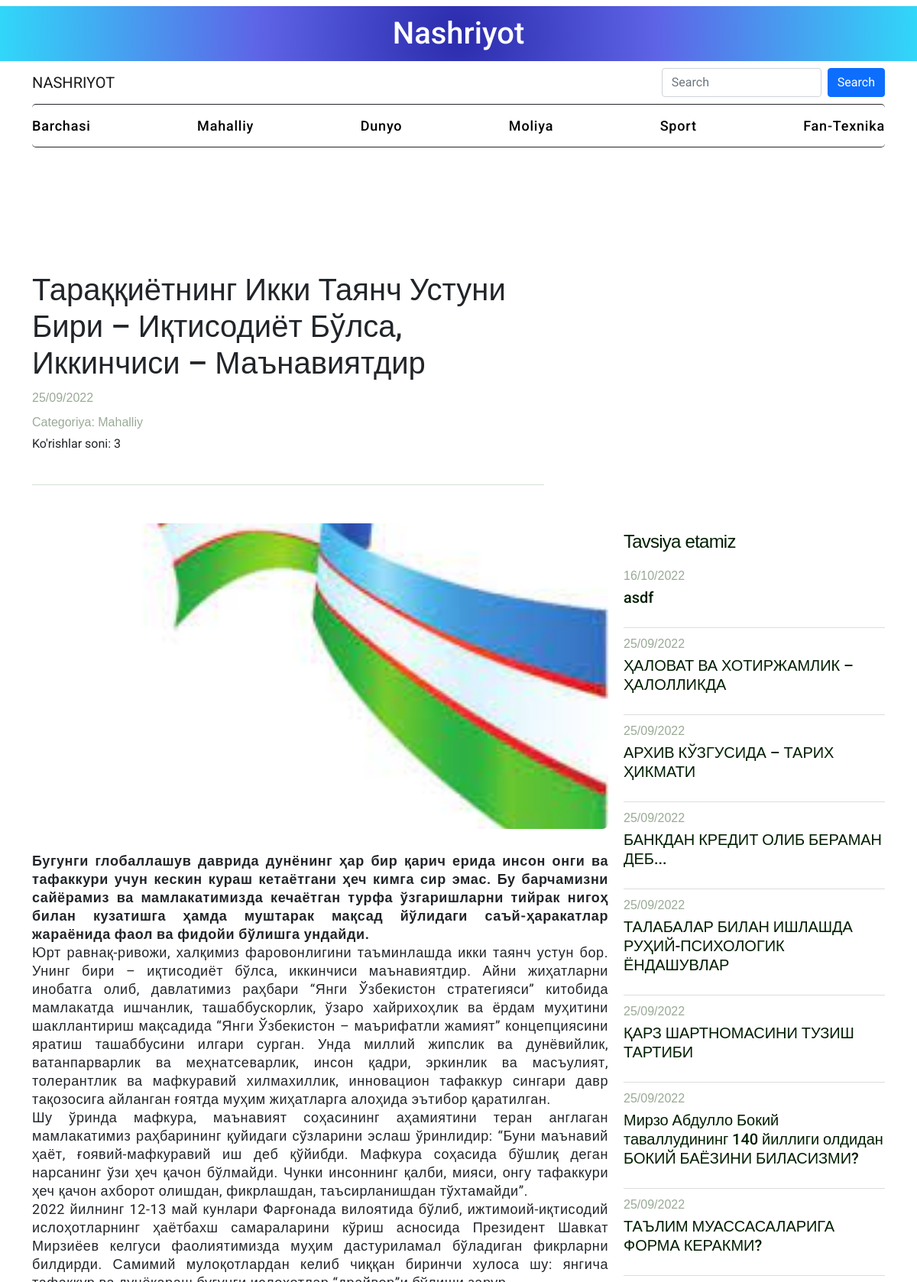
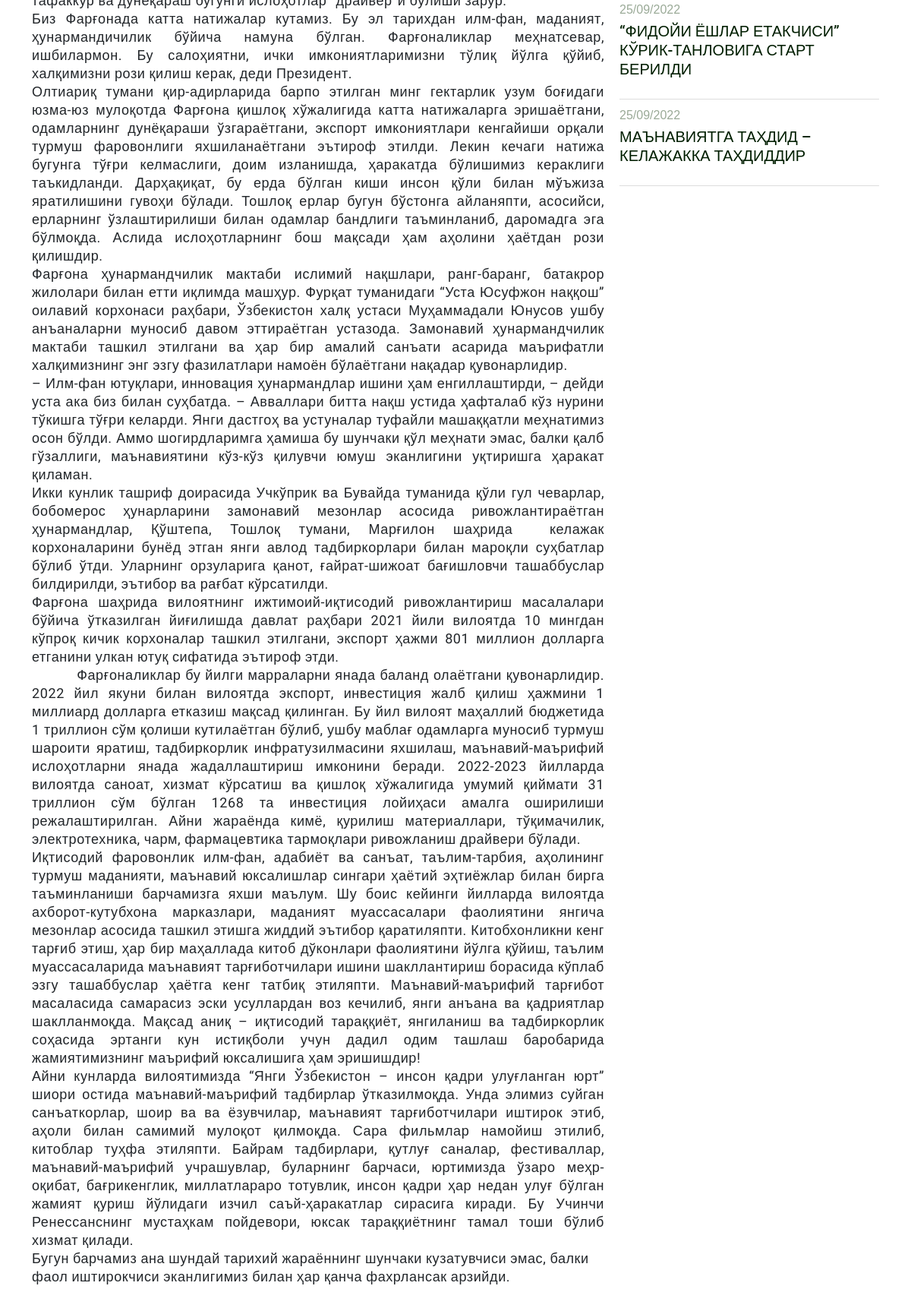
Screenshot of /article/17 (upper part) with the database file from the repository (2 pictures, top to bottom).
### pages/models.py (models this page shows, shortened)
class Articles(models.Model):
    categories = Const.categories
    title = models.CharField(max_length=100, verbose_name='Sarlavha:')
    image = models.ImageField()
    category = models.CharField(
        max_length=35,
        choices=categories,
        default=1
    )
    date = models.DateTimeField(auto_now_add=True)
    body = RichTextField(verbose_name='Maqola matni:')
    blog_view = models.IntegerField(default=0)
    def get_category(self):
        return dict(Articles.categories)[self.category]
    def get_date(self):
        now = self.date
        date_time = now.strftime("%d/%m/%Y")
        return date_time

### pages/views.py (the view)
# urls.py: path('article/<int:pk>', views.ArticleDetailView, name='article_detail'),
def ArticleDetailView(request, pk):
    categories = dict(Const.categories)
    object = Articles.objects.get(pk=pk)
    articles_ = Articles.objects.all().order_by('-date')[:10]
    object.blog_view=object.blog_view+1
    object.save()
    context = {'object': object,
                'articles_': articles_  ,
                'categories': categories,
              }
    return render(request, 'article_detail.html', context)

### templates/article_detail.html (shortened to what this page needs)
{% extends 'main.html' %}
{% load static %}
{% block link %}{% static 'css/article_detail.css' %}{% endblock link %}
{% block content %}
<div class="blog-detail">
    <div class="container-lg detail-area">
        <div class="section-title">
            <h1>
                {{ object.title | title }}
            </h1>
            <div class="data">
                <div>
                    <p class="bg-date">{{ object.get_date }}</p>
                </div>
                <div>
                    <p class="bg-date">Categoriya: {{ object.get_category }}</p>
                    <p>Ko'rishlar soni: {{ object.blog_view }}</p>
                </div>
            </div>
        </div>
        <div class="detail-content">
            <div class="detail-main-content">
                <div class="blog-description">
                    <div class="blog-post-photo">
                        {% if object.image %}
                        <img src="{{ object.image.url }}" alt="">
                        {% else %}
                        <img src="{% static 'images/rasm10.jpg' %}" alt="">
                        {% endif %}
                    </div>
                    <div class="blog-word">
                        <p>
                            {{ object.body | safe}}
                        </p>
                    </div>
                </div>
            </div>
                <div class="might-like">
                    <div class="title">
                        <h2 class="detail-title">
                            Tavsiya etamiz
                        </h2>
                    </div>
                    <ul class="blog-items">
                        {% for article_ in articles_ %}
                        <li class="articel-item blog-item">
                            <a href=" {% url 'article_detail' article_.pk %} ">
                                <div class="articel-content">
                                    <p class="bg-date">
                                        {{ article_.get_date }}
                                    </p>
                                    <p class="bg-title"> {{ article_.title }} </p>
                                </div>
                            </a>
                        </li>
                        {% endfor %}
                    </ul>
            </div>
        </div>
    </div>
</div>
{% endblock content %}

### static/css/main.css (style rules this page uses)
* { margin: 0; padding: 0; font-family:'Roboto', sans-serif;; }
a { text-decoration: none; }

### static/css/cate.css (style rules this page uses)
a { color: #001000; text-decoration: none; }
.bg-title { font-family: 'Roboto', sans-serif; color: #001e00; font-size: 20px; line-height: 25px; font-weight: 500; letter-spacing: -0.002em; }
.bg-date { font-style: 16px; line-height: 22px; color: #9aaa97; font-weight: 500; font-family: 'Neuemontreal', sans-serif; position: relative; bottom: 0; margin-bottom: 5px; margin-top: 10px; }

### static/css/article_detail.css (style rules this page uses)
.blog-detail .section-title { padding-top: 155px; padding-bottom: 25px; border-bottom: 1px solid #d5e0d5; width: 60%; }
.blog-post-photo { overflow: hidden; width: 100%; height: 400px; margin-bottom: 30px; border-radius: 8px; }
.blog-post-photo img { width: 100%; height: 100%; object-fit: cover; -o-object-fit: cover; border: 0; vertical-align: middle; display: inline-block; max-width: 100%; }
.blog-word { margin-top: 25px; width: 100%; margin-bottom: 25px; }
.blog-word p { font-size: 18px; line-height: 24px; letter-spacing: .6px; margin: 0 !important; }
.detail-content { display: flex; flex-direction: row; align-items: flex-start; justify-content: space-around; }
.detail-main-content { width: 170%; }
.might-like { padding-top: 54px; padding-left: 20px; }
.title h2 { margin-top: 0; margin-bottom: 15px; font-family: 'Neuemontreal', sans-serif; color: #001e00; font-size: 38px; line-height: 39px; font-weight: 400; letter-spacing: -.032em; }
.blog-items { padding: 0; }
.blog-item { list-style: none; border-bottom: 1px solid #ddd; padding-bottom: 10px; }
.detail-title { font-size: 24px !important; }

### rows the page displays
Articles: title "Тараққиётнинг Икки Таянч Устуни Бири – Иқтисодиёт Бўлса, Иккинчиси – Маънавиятдир", get_date "25/09/2022", get_category "Mahalliy", blog_view "3", image (picture), body "Бугунги глобаллашув даврида дунёнинг ҳар бир қарич ерида инсон онги ва тафаккури учун кескин кураш кетаётгани ҳеч кимга сир эмас. Бу барчамизни сайёрамиз ва мамлакатимизда кечаётган турфа ўзгаришларни тийрак нигоҳ билан кузатишга ҳамда муштарак мақсад йўлидаги саъй-ҳаракатлар жараёнида фаол ва фидойи бўлишга ундайди. Юрт равнақ-ривожи, халқимиз фаровонлигини таъминлашда икки таянч устун бор. Унинг бири – иқтисодиёт бўлса, иккинчиси маънавиятдир. Айни жиҳатларни инобатга олиб, давлатимиз раҳбари “Янги Ўзбекистон стратегияси” китобида мамлакатда ишчанлик, ташаббускорлик, ўзаро хайрихоҳлик ва ёрдам муҳитини шакллантириш мақсадида “Янги Ўзбекистон – маърифатли жамият” концепциясини яратиш…"
Articles: get_date "16/10/2022", title "asdf"
Articles: get_date "25/09/2022", title "ҲАЛОВАТ ВА ХОТИРЖАМЛИК – ҲАЛОЛЛИКДА"
Articles: get_date "25/09/2022", title "АРХИВ КЎЗГУСИДА – ТАРИХ ҲИКМАТИ"
Articles: get_date "25/09/2022", title "БАНКДАН КРЕДИТ ОЛИБ БЕРАМАН ДЕБ..."
Articles: get_date "25/09/2022", title "ТАЛАБАЛАР БИЛАН ИШЛАШДА РУҲИЙ-ПСИХОЛОГИК ЁНДАШУВЛАР"
Articles: get_date "25/09/2022", title "ҚАРЗ ШАРТНОМАСИНИ ТУЗИШ ТАРТИБИ"
Articles: get_date "25/09/2022", title "Мирзо Абдулло Бокий таваллудининг 140 йиллиги олдидан БОКИЙ БАЁЗИНИ БИЛАСИЗМИ?"
Articles: get_date "25/09/2022", title "ТАЪЛИМ МУАССАСАЛАРИГА ФОРМА КЕРАКМИ?"
Articles: get_date "25/09/2022", title "“ФИДОЙИ ЁШЛАР ЕТАКЧИСИ” КЎРИК-ТАНЛОВИГА СТАРТ БЕРИЛДИ"
Articles: get_date "25/09/2022", title "МАЪНАВИЯТГА ТАҲДИД – КЕЛАЖАККА ТАҲДИДДИР"

### other values shown
{{ value }} "Mahalliy" "Dunyo" "Moliya" "Sport" "Fan-Texnika"
